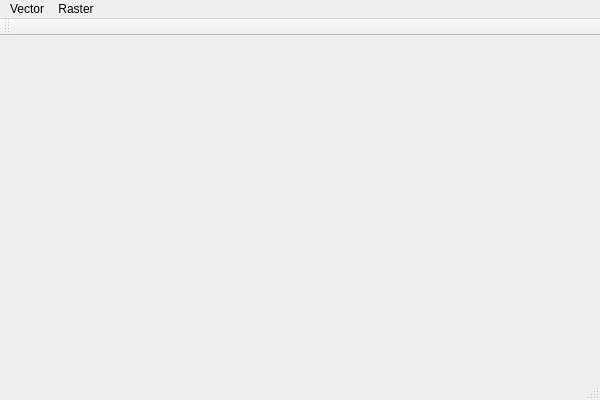
<?xml version="1.0" encoding="UTF-8"?>
<ui version="4.0">
 <class>qgis_devClass</class>
 <widget class="QMainWindow" name="qgis_devClass">
  <property name="geometry">
   <rect>
    <x>0</x>
    <y>0</y>
    <width>600</width>
    <height>400</height>
   </rect>
  </property>
  <property name="windowTitle">
   <string>qgis_dev</string>
  </property>
  <widget class="QWidget" name="centralWidget"/>
  <widget class="QMenuBar" name="menuBar">
   <property name="geometry">
    <rect>
     <x>0</x>
     <y>0</y>
     <width>600</width>
     <height>23</height>
    </rect>
   </property>
   <widget class="QMenu" name="menuVector">
    <property name="title">
     <string>Vector</string>
    </property>
    <addaction name="actionAdd_Vector"/>
   </widget>
   <widget class="QMenu" name="menuRaster">
    <property name="title">
     <string>Raster</string>
    </property>
    <addaction name="actionAdd_Raster"/>
   </widget>
   <addaction name="menuVector"/>
   <addaction name="menuRaster"/>
  </widget>
  <widget class="QToolBar" name="mainToolBar">
   <attribute name="toolBarArea">
    <enum>TopToolBarArea</enum>
   </attribute>
   <attribute name="toolBarBreak">
    <bool>false</bool>
   </attribute>
  </widget>
  <widget class="QStatusBar" name="statusBar"/>
  <action name="actionAdd_Vector">
   <property name="text">
    <string>Add Vector</string>
   </property>
  </action>
  <action name="actionAdd_Raster">
   <property name="text">
    <string>Add Raster</string>
   </property>
  </action>
 </widget>
 <layoutdefault spacing="6" margin="11"/>
 <resources>
  <include location="qgis_dev.qrc"/>
 </resources>
 <connections/>
</ui>
